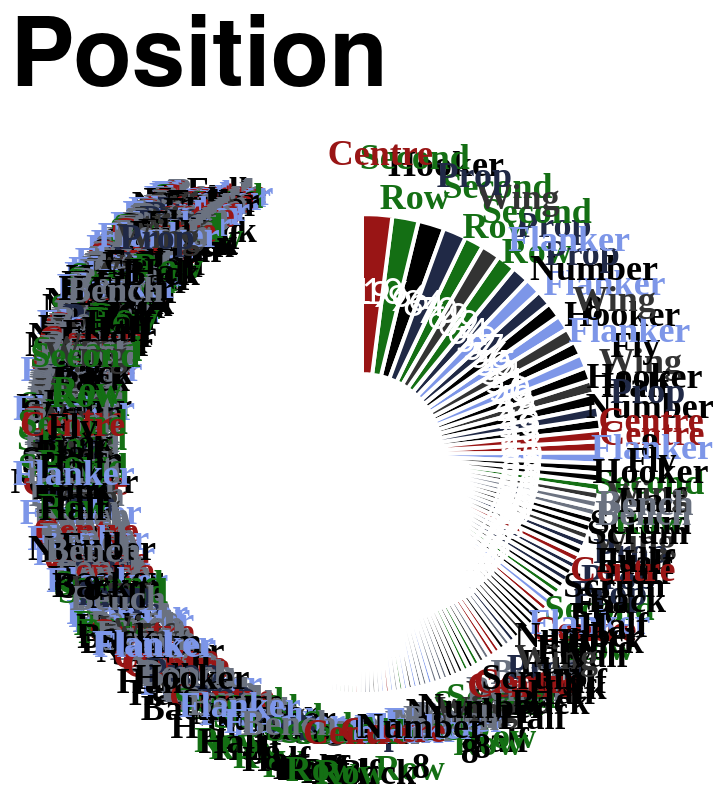

Here is the Vega-Lite specification saved for this chart:
### Vega-Lite specification from a JSON file in a GitHub repository (floating-point values rounded to 4 significant figures; data arrays with more than 128 entries replaced by an {"elided": "..."} marker saying what was removed)
{"config": {"axis": {"labelFont": "PT Sans Narrow, Helvetica Neue, Helvetica, Arial, sans-serif", "titleFont": "PT Sans Narrow, Helvetica Neue, Helvetica, Arial, sans-serif", "labelFontSize": 13, "titleFontSize": 24, "gridColor": "#202947", "gridOpacity": 0.2, "zindex": 1}, "text": {"font": "Lato, sans-serif"}, "bar": {"cornerRadiusEnd": 5}, "header": {"labelFont": "PT Sans Narrow, Helvetica Neue, Helvetica, Arial, sans-serif", "titleFont": "PT Sans Narrow, Helvetica Neue, Helvetica, Arial, sans-serif", "labelFontSize": 24, "titleFontSize": 28, "labelFontWeight": "bold", "orient": "left"}, "legend": {"labelFont": "PT Sans Narrow, Helvetica Neue, Helvetica, Arial, sans-serif", "titleFont": "PT Sans Narrow, Helvetica Neue, Helvetica, Arial, sans-serif", "labelFontSize": 14, "titleFontSize": 16, "titlePadding": 5, "fillColor": "white", "strokeColor": "black", "padding": 10, "titleFontWeight": "lighter", "titleFontStyle": "italic", "titleColor": "gray", "offset": 10}, "title": {"font": "PT Sans Narrow, Helvetica Neue, Helvetica, Arial, sans-serif", "fontSize": 48, "fontWeight": "bold", "anchor": "start", "align": "center", "titlePadding": 20, "subtitlePadding": 10, "subtitleFontSize": 13, "subtitleColor": "", "subtitleFontStyle": "italic", "offset": 15, "color": "black"}, "axisX": {"labelAngle": 0}, "facet": {"title": null, "header": null, "align": {"row": "each", "column": "each"}, "spacing": 10}, "resolve": {"scale": {"y": "independent", "facet": "independent"}}, "background": "transparent", "scale": {"offsetBandPaddingOuter": 0.2, "offsetBandPaddingInner": 0.1}, "view": {"stroke": null, "background": "transparent"}}, "layer": [{"mark": {"type": "arc", "innerRadius": 40, "outerRadius": 120, "stroke": "#ffffff", "strokeWidth": 2}, "encoding": {"color": {"field": "position", "legend": null, "scale": {"domain": ["Prop", "Flanker", "Second Row", "Centre", "Wing", "Fly Half", "Hooker", "Scrum Half", "Full Back", "Number 8", "Bench"], "range": ["#202946", "#7d96e8", "#146f14", "#991515", "#333333", "#000000", "#000000", "#000000", "#000000", "#000000", "#6b7280"]}, "sort": {"field": "sort_order", "op": "min", "order": "ascending"}, "type": "nominal"}, "order": {"field": "appearances", "sort": "ascending", "type": "quantitative"}, "theta": {"field": "appearances", "sort": "descending", "stack": true, "title": "Appearances", "type": "quantitative"}, "tooltip": [{"field": "player", "title": "Player", "type": "nominal"}, {"field": "position", "title": "Position", "type": "nominal"}, {"field": "appearances", "title": "Appearances", "type": "quantitative"}]}}, {"mark": {"type": "text", "dy": -5, "font": "PT Sans Narrow", "fontSize": 18, "fontWeight": "bold", "radius": 145}, "encoding": {"color": {"field": "position", "legend": null, "scale": {"domain": ["Prop", "Flanker", "Second Row", "Centre", "Wing", "Fly Half", "Hooker", "Scrum Half", "Full Back", "Number 8", "Bench"], "range": ["#202946", "#7d96e8", "#146f14", "#991515", "#333333", "#000000", "#000000", "#000000", "#000000", "#000000", "#6b7280"]}, "type": "nominal"}, "opacity": {"condition": {"test": "datum.appearances > 2", "value": 1}, "value": 0}, "order": {"field": "appearances", "sort": "ascending", "type": "quantitative"}, "text": {"field": "position_label", "type": "nominal"}, "theta": {"field": "appearances", "sort": "descending", "stack": true, "title": "Appearances", "type": "quantitative"}}, "transform": [{"calculate": "split(datum.position, ' ')", "as": "position_label"}]}, {"mark": {"type": "text", "color": "white", "fontSize": 18, "radius": 80}, "encoding": {"order": {"field": "appearances", "sort": "ascending", "type": "quantitative"}, "text": {"field": "appearances", "type": "nominal"}, "theta": {"field": "appearances", "sort": "descending", "stack": true, "title": "Appearances", "type": "quantitative"}}}], "data": {"name": "data-e791c80f587868b6a0778d848ad90cbd"}, "height": 300, "resolve": {"scale": {"color": "shared"}}, "title": "Position", "width": 300, "$schema": "https://vega.github.io/schema/vega-lite/v5.20.1.json", "datasets": {"data-e791c80f587868b6a0778d848ad90cbd": {"elided": "770 records"}}}
